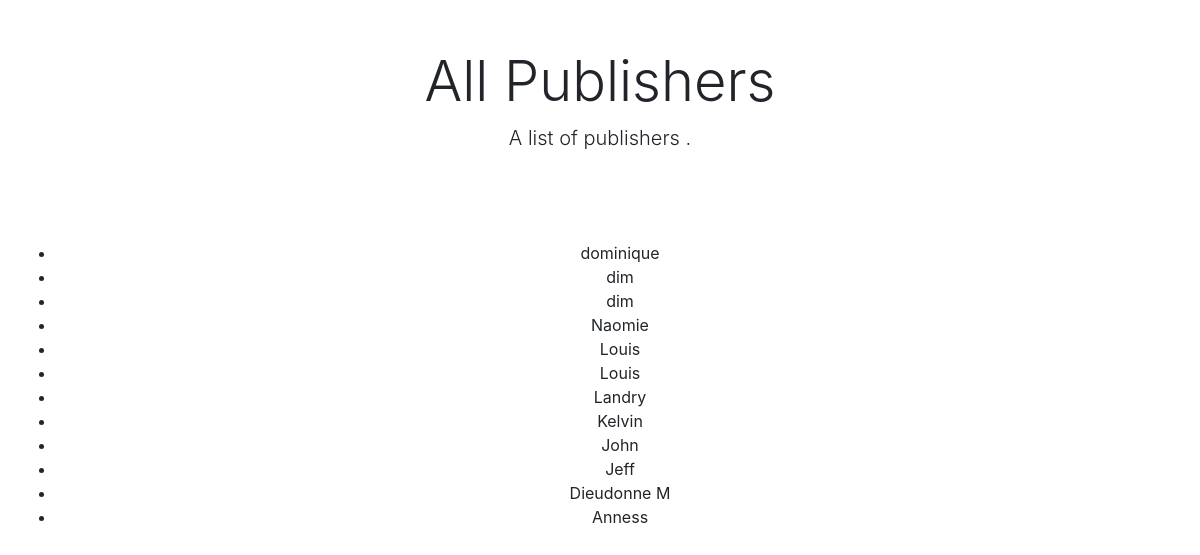
Page /publishers/ on the earlier database version.
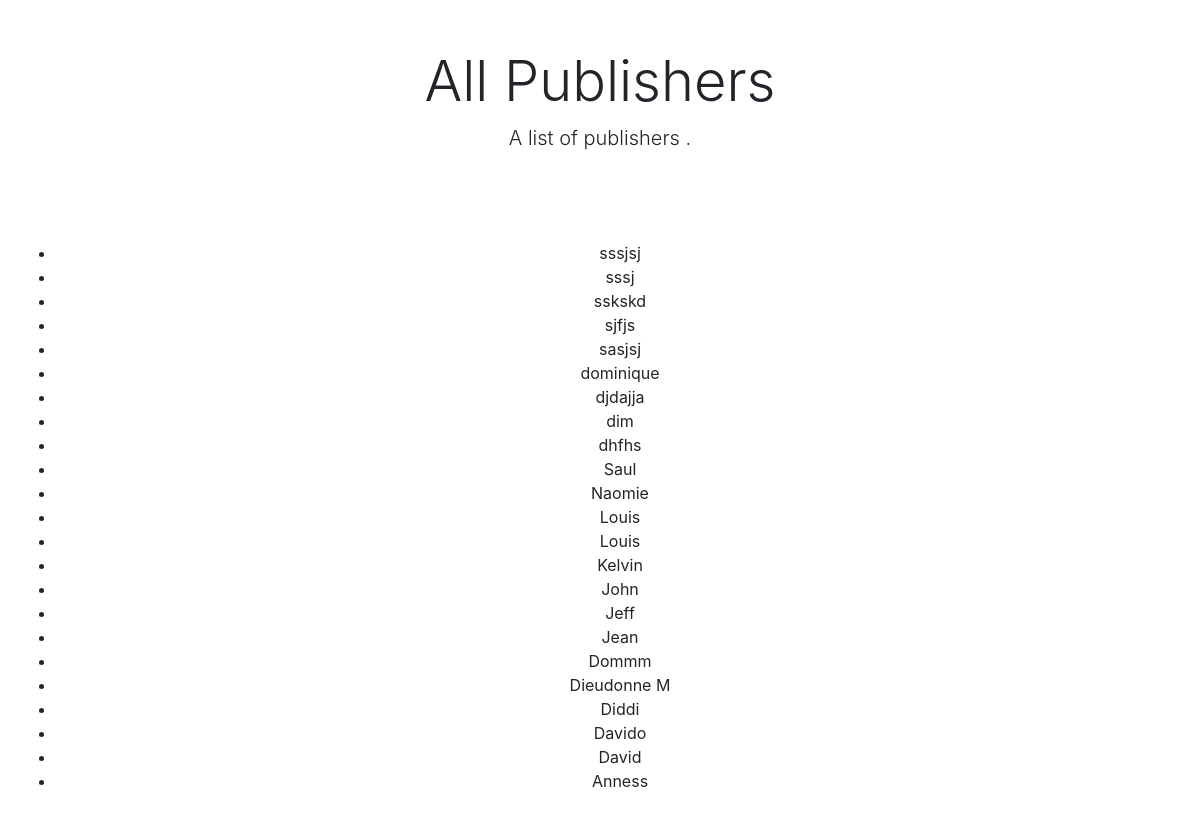
Same page on the later database version.
### publishers/models.py (models this page shows, shortened)
class Publisher(models.Model):
    name = models.CharField(max_length=30)
    address = models.CharField(max_length=50)
    city = models.CharField(max_length=60)
    state_province = models.CharField(max_length=30)
    country = models.CharField(max_length=50)
    website = models.URLField()
    class Meta:
        ordering = ["-name"]

### publishers/views.py (the view)
# urls.py: path('', PublisherListView.as_view(), name='publisher_list'),
class PublisherListView(ListView):
    model = Publisher
    context_object_name = 'my_favorite_publishers' #useful during the design of templates
    template_name = 'publisher_list.html'

### publishers/templates/publishers/publisher_list.html
{% extends "publishers/base.html" %}
{% block content %}
<div class="px-3 py-3 pt-md-5 pb-md-4 mx-auto text-center">
    <h1 class="display-4">All Publishers</h1>
    <p class="lead">A list of publishers .</p>
</div>
<div class="px-3 py-3 pt-md-5 pb-md-4 mx-auto text-center">
    <ul>
        {% for publisher in my_favorite_publishers %}
            <li>{{ publisher.name }}</li>
        {% endfor %}
    </ul>
</div>
{% endblock %}

Differences in the rows shown:
removed Publisher: name "dim"
removed Publisher: name "Landry"
added Publisher: name "sssjsj"
added Publisher: name "sssj"
added Publisher: name "sskskd"
added Publisher: name "sjfjs"
added Publisher: name "sasjsj"
added Publisher: name "djdajja"
added Publisher: name "dhfhs"
added Publisher: name "Saul"
added Publisher: name "Jean"
added Publisher: name "Dommm"
added Publisher: name "Diddi"
added Publisher: name "Davido"
added Publisher: name "David"
